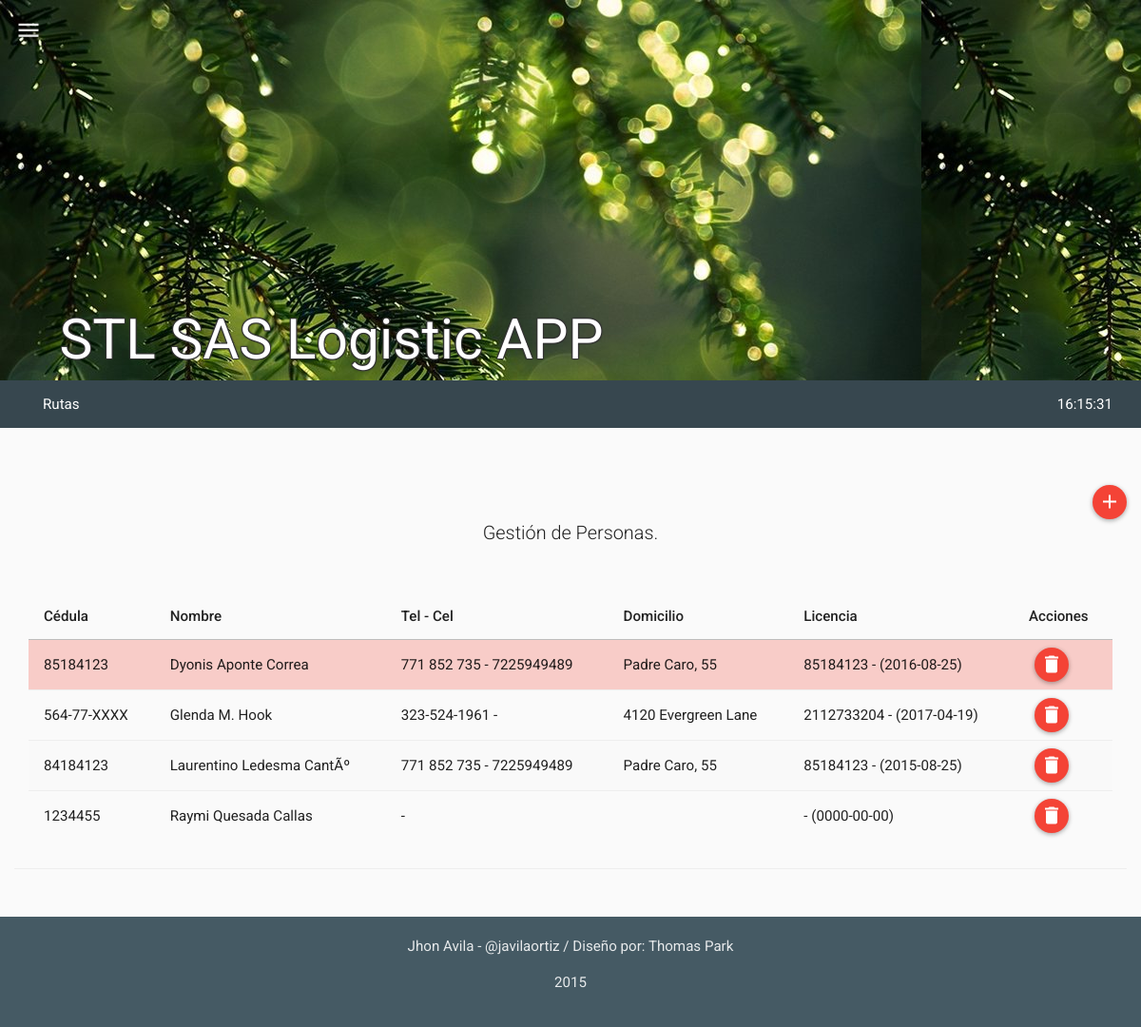
Before: /mods/personas/personas.php (signed in) with the older database file.
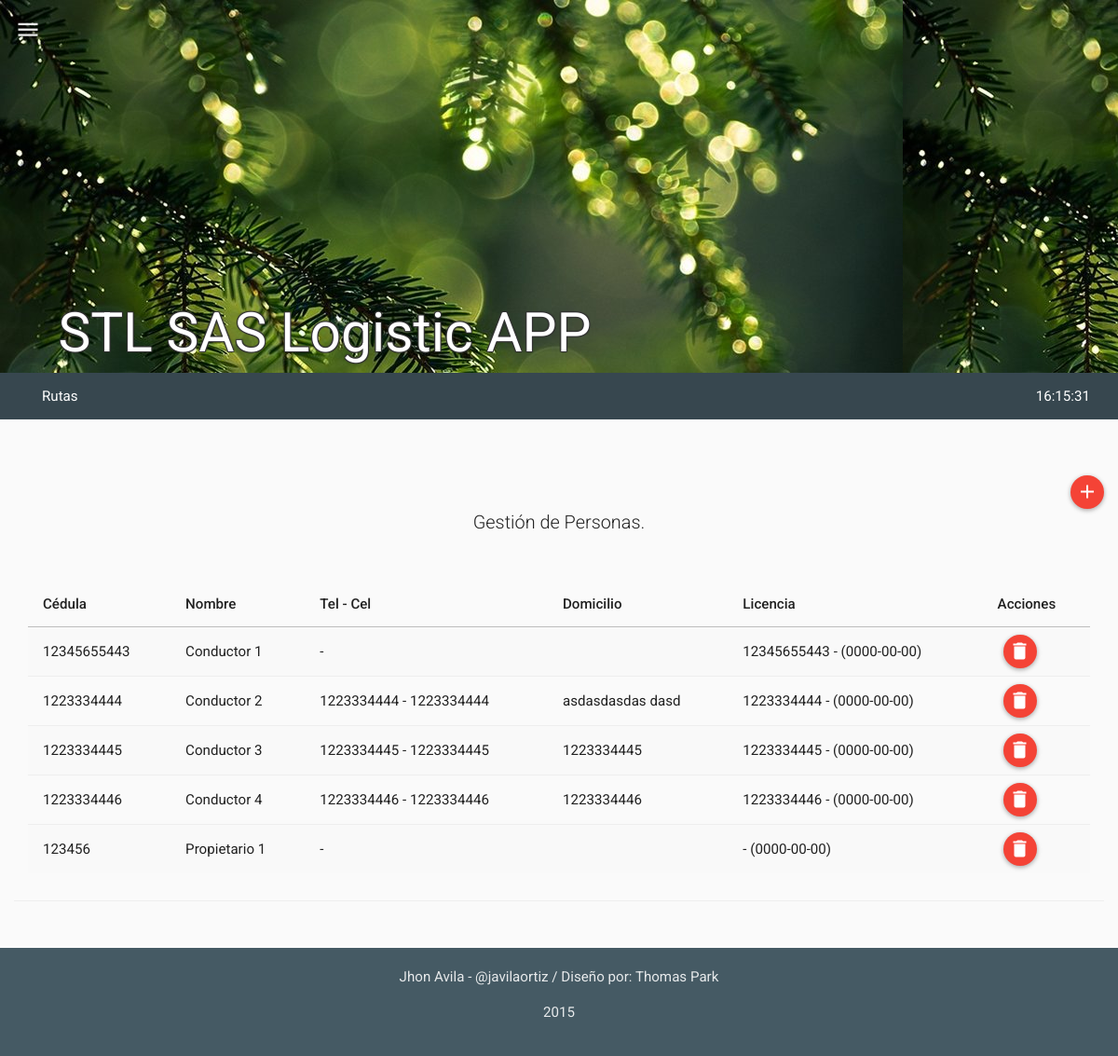
After: the same page with the newer database file.
### tables this page shows
CREATE TABLE IF NOT EXISTS `tbl_modulos` (
  `mo_id` int(11) NOT NULL,
  `mo_nombre` varchar(30) NOT NULL,
  `mo_ruta` varchar(60) NOT NULL,
  `mo_descripcion` varchar(180) NOT NULL,
  `mo_timestamp` timestamp NOT NULL DEFAULT CURRENT_TIMESTAMP ON UPDATE CURRENT_TIMESTAMP,
  `mo_created` int(11) NOT NULL,
  `mo_estado` int(11) NOT NULL
);

CREATE TABLE IF NOT EXISTS `tbl_personas` (
  `pe_id` int(11) NOT NULL,
  `pe_nombre` varchar(60) NOT NULL,
  `pe_tel` varchar(60) NOT NULL,
  `pe_cedula` varchar(20) NOT NULL,
  `pe_licencia` varchar(60) NOT NULL,
  `pe_licencia_vigencia` date NOT NULL,
  `pe_dir` varchar(80) NOT NULL,
  `pe_cel` varchar(60) NOT NULL,
  `pe_tipo` int(11) NOT NULL COMMENT '1="propietario" 2="conductor" 3="ambas"',
  `pe_ve_id` int(11) NOT NULL,
  `pe_f1` varchar(15) NOT NULL,
  `pe_f2` varchar(15) NOT NULL,
  `pe_f3` varchar(15) NOT NULL,
  `pe_timestamp` timestamp NOT NULL DEFAULT CURRENT_TIMESTAMP ON UPDATE CURRENT_TIMESTAMP,
  `pe_created` int(11) NOT NULL,
  `pe_estado` int(11) NOT NULL
);

### php/personas.php (the view, shortened to what this page needs)
<?php
class personas{
  function get_personas(){
    $rt = new route();
    if(isset($_SESSION["ses_id"])){
      $qry='SELECT * FROM tbl_personas
            WHERE pe_estado BETWEEN 1 AND 2 ORDER BY pe_nombre ASC';
      $res = mysql_query($qry);
      $item =" ";
      $script ="<script>$(document).ready(function(){";
      while($row_res = mysql_fetch_assoc($res)) {
        $item.='
              <tr id="'.$row_res["pe_cedula"].'">
                <td>'.$row_res["pe_cedula"].'</td>
                <td>'.$row_res["pe_nombre"].'</td>
                <td>'.$row_res["pe_tel"].' - '.$row_res["pe_cel"].'</td>
                <td>'.$row_res["pe_dir"].'</td>
                <td>'.$row_res["pe_licencia"].' - ('.$row_res["pe_licencia_vigencia"].')</td>
                <td>
                  <div id="edt-button" style="display:none;" onclick="" class="btn btn-floating-mini btn-success" title="Modificar"><i class="md  md-edit"></i></div>
                  <div id="del-button" onclick="" class="btn btn-floating-mini btn-danger" title="Borrar"><i class="md  md-delete"></i></div>
                </td>
              </tr>
        ';
        switch ($row_res["pe_estado"]) {
          case 2:
            $script.='$("#'.$row_res["pe_cedula"].'").addClass("danger");';
            break;
          default:
            break;
        }
        $script.='$("#'.$row_res["pe_cedula"].'").addClass();';
      }
      $script.='});</script>';
    }
    else{$rt->routing($rt->path("login"));}
    $html='
          <table class="table table-striped table-hover ">
            <thead>
              <tr>
                <th>Cédula</th>
                <th>Nombre</th>
                <th>Tel - Cel</th>
                <th>Domicilio</th>
                <th>Licencia</th>
                <th>Acciones</th>
              </tr>
            </thead>
            <tbody>
              '.$item.'
            </tbody>
          </table>
    ';
    return $script.$html;
  }
}
?>

### php/app_menu.php (shortened to what this page needs)
<?php
class app_menu{
  function build_menu(){
    $rt = new route();
    if(isset($_SESSION["ses_id"])){
      $qry='SELECT * FROM tbl_modulos AS M
            INNER JOIN tbl_usuarios AS U
            INNER JOIN tbl_permisos AS P
            INNER JOIN tbl_per_x_usu AS PxU
            INNER JOIN tbl_permisos_x_modulo AS PxM
            WHERE M.mo_id = PxM.pxm_mo_id
            AND PxM.pxm_pe_id = P.pe_id
            AND P.pe_id = PxU.pxu_pe_id
            AND PxU.pxu_us_id = U.us_id
            AND U.us_id = '.$_SESSION["ses_id"];
      $res = mysql_query($qry);
      $menuitem =" ";
      $script ="<script>$(document).ready(function(){";
      while($row_res = mysql_fetch_assoc($res)) {
        $menuitem.='<li><a href="#" id="'.$row_res['mo_nombre'].'" class="">'.$row_res['mo_descripcion'].'</a></li>';
        $script.='$("#'.$row_res['mo_nombre'].'").on("click", function(){$(location).attr("href","'.$row_res['mo_ruta'].'"); });';
      }
      $script.='});</script>';
    }
    else{$rt->routing($rt->path("login"));}
    $html='
            <nav class="navbar navbar-inverse">
              <div class="container-fluid">
                <div class="navbar-header">
                  <button type="button" class="navbar-toggle collapsed" data-toggle="collapse" data-target="#bs-example-navbar-collapse-2">
                    <span class="sr-only">Toggle navigation</span>
                    <span class="icon-bar"></span>
                    <span class="icon-bar"></span>
                    <span class="icon-bar"></span>
                  </button>
                </div>
                <div class="collapse navbar-collapse" id="bs-example-navbar-collapse-2">
                  <ul class="nav navbar-nav">
                  '.$menuitem.'
                  </ul>
                  <ul class="nav navbar-nav navbar-right">
                    <li><a href="#" id="reloj">fecha / hora</a></li>
                  </ul>
                </div>
              </div>
            </nav>
    ';
    return $script.$html;
  }
}
?>

Changed rows visible on the page:
removed tbl_personas: pe_cedula "85184123", pe_nombre "Dyonis Aponte Correa", pe_tel "771 852 735", pe_cel "7225949489", pe_dir "Padre Caro, 55", pe_licencia "85184123", pe_licencia_vigencia "2016-08-25"
removed tbl_personas: pe_cedula "564-77-XXXX", pe_nombre "Glenda M. Hook", pe_tel "323-524-1961", pe_dir "4120 Evergreen Lane", pe_licencia "2112733204", pe_licencia_vigencia "2017-04-19"
removed tbl_personas: pe_cedula "84184123", pe_nombre "Laurentino Ledesma CantÃº", pe_tel "771 852 735", pe_cel "7225949489", pe_dir "Padre Caro, 55", pe_licencia "85184123", pe_licencia_vigencia "2015-08-25"
removed tbl_personas: pe_cedula "1234455", pe_nombre "Raymi Quesada Callas", pe_licencia_vigencia "0000-00-00"
added tbl_personas: pe_cedula "12345655443", pe_nombre "Conductor 1", pe_licencia "12345655443", pe_licencia_vigencia "0000-00-00"
added tbl_personas: pe_cedula "1223334444", pe_nombre "Conductor 2", pe_tel "1223334444", pe_cel "1223334444", pe_dir "asdasdasdas dasd", pe_licencia "1223334444", pe_licencia_vigencia "0000-00-00"
added tbl_personas: pe_cedula "1223334445", pe_nombre "Conductor 3", pe_tel "1223334445", pe_cel "1223334445", pe_dir "1223334445", pe_licencia "1223334445", pe_licencia_vigencia "0000-00-00"
added tbl_personas: pe_cedula "1223334446", pe_nombre "Conductor 4", pe_tel "1223334446", pe_cel "1223334446", pe_dir "1223334446", pe_licencia "1223334446", pe_licencia_vigencia "0000-00-00"
added tbl_personas: pe_cedula "123456", pe_nombre "Propietario 1", pe_licencia_vigencia "0000-00-00"
